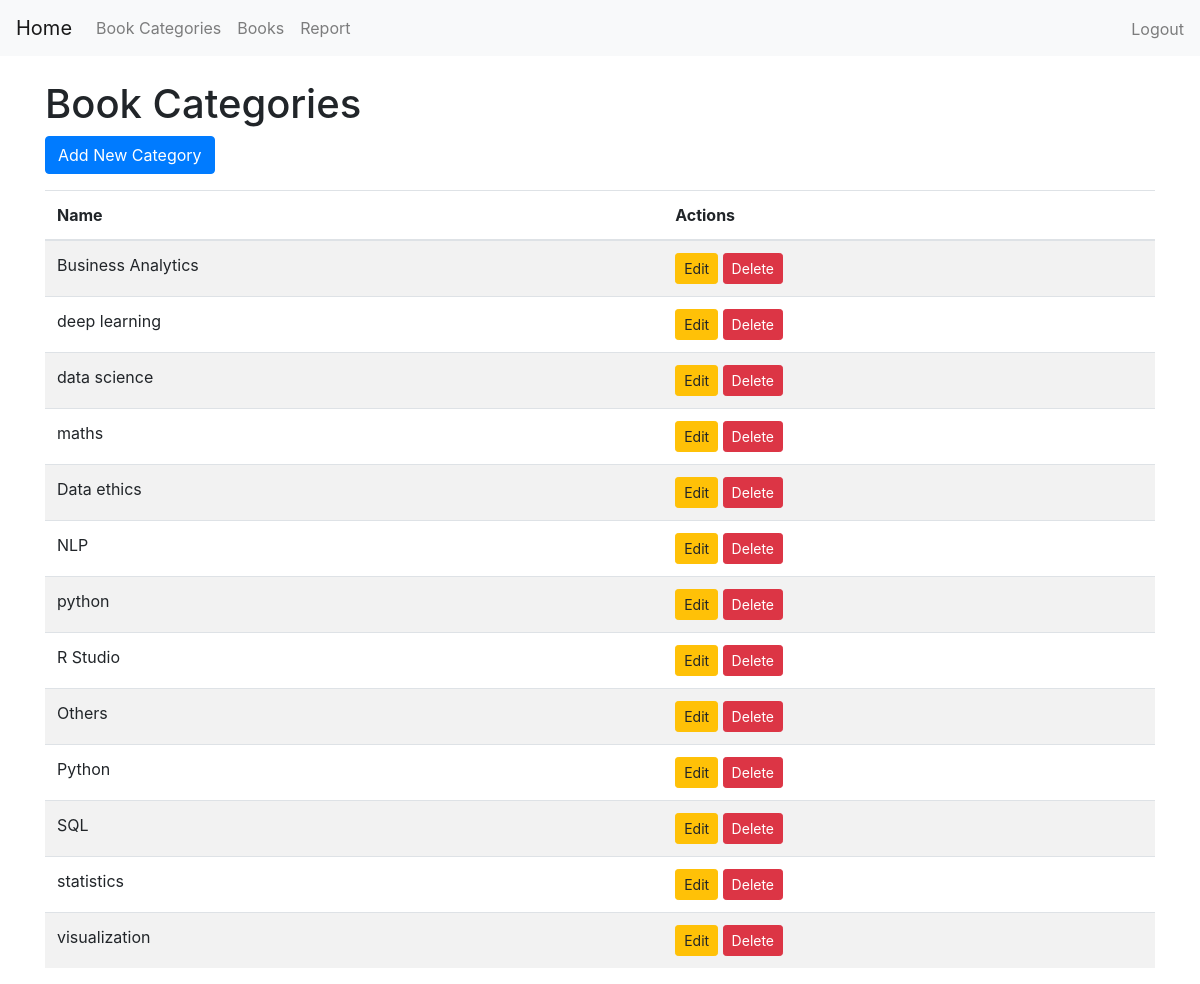
The app's page /books/categories/ (signed in) with its own data.
### books/models.py (models this page shows, shortened)
class BookCategory(models.Model):
    name = models.CharField(max_length=100)

### books/views.py (the view)
# urls.py: path('categories/', views.book_category_list, name='book_category_list'),
def book_category_list(request):
    categories = BookCategory.objects.all()
    return render(request, 'books/book_category_list.html', {'categories': categories})

### books/templates/books/book_category_list.html (shortened to what this page needs)
{% extends "base.html" %}
{% block content %}
<h1>Book Categories</h1>
{% if user.is_authenticated %}
    <a href="{% url 'book_category_create' %}" class="btn btn-primary mb-3">Add New Category</a>
{% endif %}
<table class="table table-striped">
    <thead>
        <tr>
            <th>Name</th>
            {% if user.is_authenticated %}
                <th>Actions</th>
            {% endif %}
        </tr>
    </thead>
    <tbody>
        {% for category in categories %}
        <tr>
            <td>{{ category.name }}</td>
            {% if user.is_authenticated %}
                <td>
                    <a href="{% url 'book_category_update' category.pk %}" class="btn btn-sm btn-warning">Edit</a>
                    <a href="{% url 'book_category_delete' category.pk %}" class="btn btn-sm btn-danger">Delete</a>
                </td>
            {% endif %}
        </tr>
        {% endfor %}
    </tbody>
</table>
{% endblock %}

### records on screen
BookCategory: name "Business Analytics"
BookCategory: name "deep learning"
BookCategory: name "data science"
BookCategory: name "maths"
BookCategory: name "Data ethics"
BookCategory: name "NLP"
BookCategory: name "python"
BookCategory: name "R Studio"
BookCategory: name "Others"
BookCategory: name "Python"
BookCategory: name "SQL"
BookCategory: name "statistics"
BookCategory: name "visualization"
